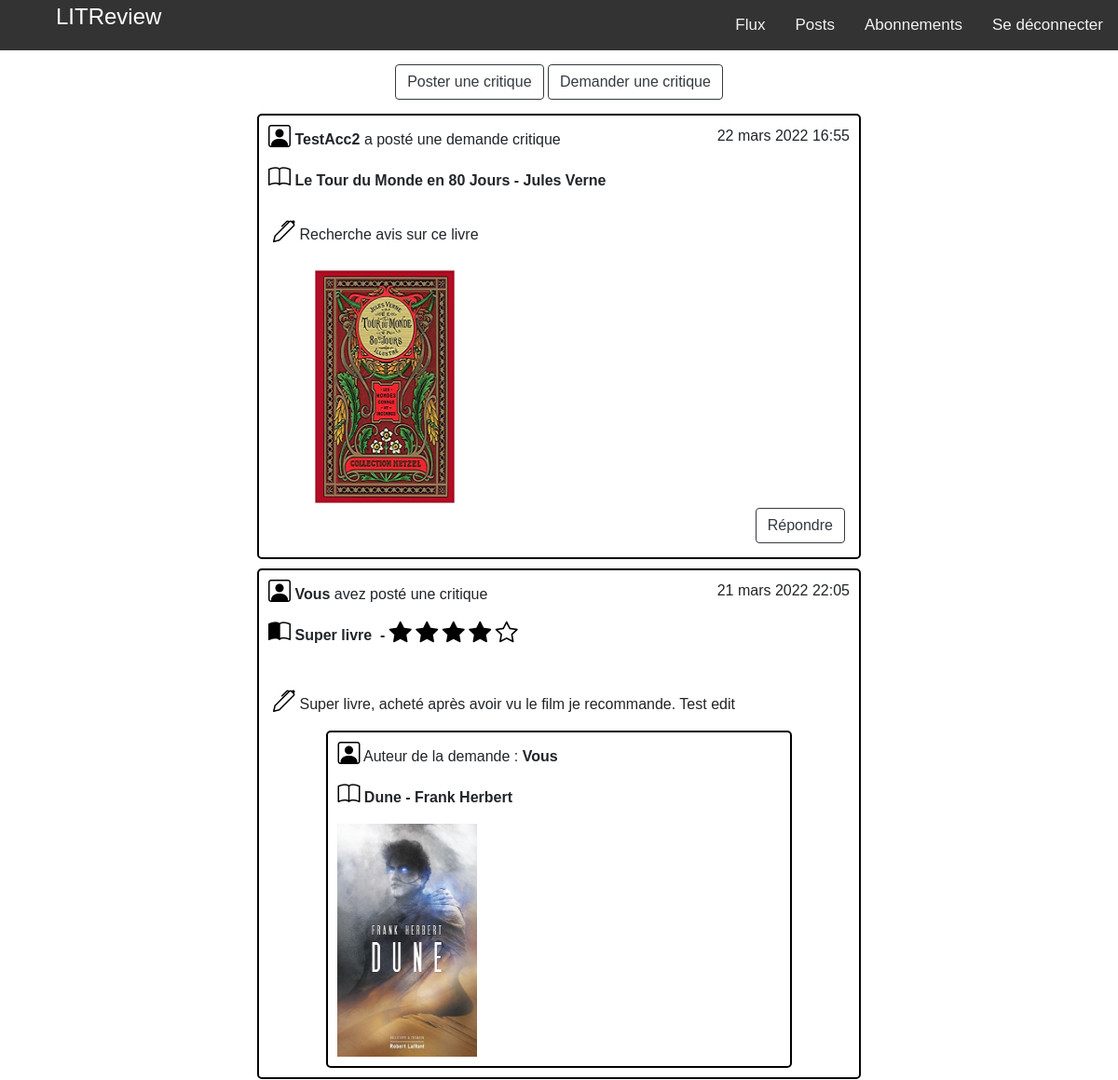
Page /home/ (signed in, upper part) on the earlier database version.
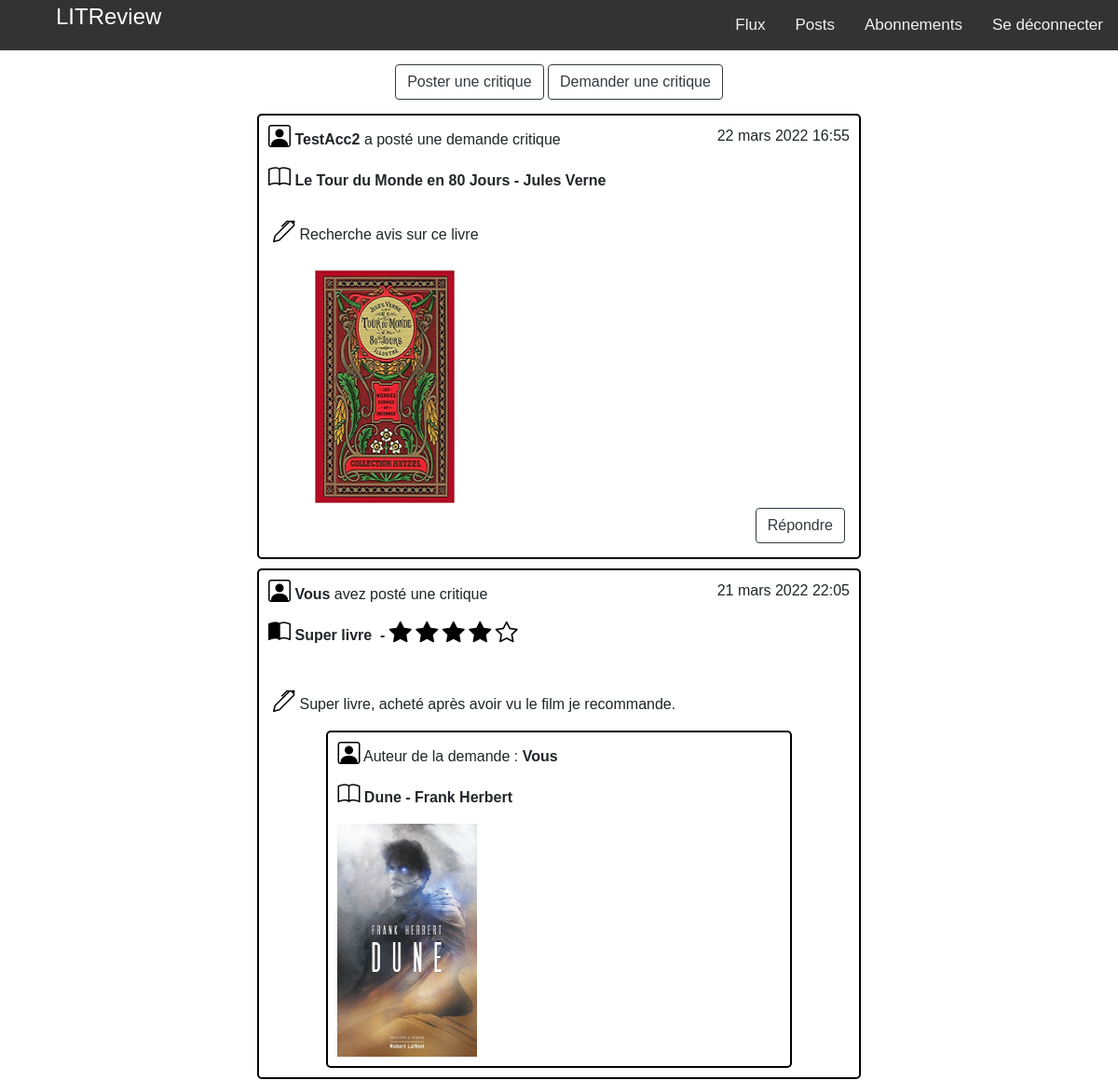
Same page on the later database version.
### reviews/models.py (models this page shows)
class Review(models.Model):
    ticket = models.OneToOneField(Ticket, on_delete=models.CASCADE)
    rating = models.PositiveSmallIntegerField("Note",
                                              validators=[
                                                  MinValueValidator(0),
                                                  MaxValueValidator(5)])
    headline = models.CharField("Titre de la critique", max_length=128)
    body = models.TextField("Critique", max_length=8192, blank=True)
    user = models.ForeignKey(to=settings.AUTH_USER_MODEL,
                             on_delete=models.CASCADE)
    time_created = models.DateTimeField(auto_now_add=True)

class Ticket(models.Model):
    title = models.CharField("Titre et auteur du livre", max_length=128)
    description = models.TextField("Votre demande", max_length=2048,
                                   blank=True)
    user = models.ForeignKey(settings.AUTH_USER_MODEL,
                             on_delete=models.CASCADE)
    image = models.ImageField("Image de couverture", null=True, blank=True)
    time_created = models.DateTimeField(auto_now_add=True)

### reviews/views.py (the view)
# urls.py: 2. Add a URL to urlpatterns:  path('', views.home, name='home')
@login_required
def home(request):
    user = request.user
    tickets = models.Ticket.objects.filter(
        Q(user__in=user.follow.all()) | Q(user=user))
    reviews = models.Review.objects.filter(
        Q(user__in=user.follow.all()) | Q(user=user))
    posts_list = sorted(chain(tickets, reviews),
                        key=lambda x: x.time_created, reverse=True)
    rating_list = [1, 2, 3, 4, 5]
    context = {
        'list': posts_list,
        'rating_list': rating_list,
    }
    return render(request, 'reviews/home.html', context=context)

### reviews/templates/reviews/home.html (shortened to what the changed rows need)
{% extends 'base.html' %}
{% block content %}
    {% for post in list %}
        {% if post.title %}
            {% if not post.review %}
                {% load static %}
            {% endif %}
        {% endif %}
        {% if post.headline %}
            <div class="review-display">
                <p class="post-time">{{ post.time_created }}</p>
                {% if request.user == post.user %}
                    <p class="post-author"><i class="bi-person-square" style="font-size: 1.5rem; color: black;"></i> <strong>Vous</strong> avez posté une critique</p>
                {% else %}
                    <p class="post-author"><i class="bi-person-square" style="font-size: 1.5rem; color: black;"></i> <strong>{{ post.user.username }}</strong> a posté une critique</p>
                {% endif %}
                <div class="headline">
                    <p class="post-title"><i class="bi-book-half" style="font-size: 1.5rem; color: black;"></i> <strong> {{ post.headline }} &nbsp;-&nbsp; </strong> </p>
                    <div class="rating">
                    {% for i in rating_list %}
                        {% if i <= post.rating %}
                            <i class="bi-star-fill" style="font-size: 1.5rem; color: black;"></i>
                        {% else %}
                            <i class="bi-star" style="font-size: 1.5rem; color: black;"></i>
                        {% endif %}
                    {% endfor %}
                    </div>
                </div>
                {% if post.body %}
                    <p class="post-body"><i class="bi-pen" style="font-size: 1.5rem; color: black;"></i> {{ post.body }}</p>
                {% endif %}
                <div class="related-ticket">
                    {% if request.user == post.user %}
                        <p class="post-author"><i class="bi-person-square" style="font-size: 1.5rem; color: black;"></i> Auteur de la demande : <strong>Vous</strong></p>
                    {% else %}
                        <p class="post-author"><i class="bi-person-square" style="font-size: 1.5rem; color: black;"></i> Auteur de la demande : <strong>{{ post.ticket.user.username }}</strong></p>
                    {% endif %}
                    <p class="post-title"><i class="bi-book" style="font-size: 1.5rem; color: black;"></i> <strong>{{ post.ticket.title }}</strong></p>
                    {% if post.ticket.image.url != NULL %}
                        <img src="{{ post.ticket.image.url }}" alt="{{ post.ticket.title}}" title="{{ post.ticket.title}}" width="150" height="250">
                    {% endif %}
                </div>
            </div>
        {% endif %}
    {% endfor %}
{% endblock content %}

Differences in the rows shown:
changed Review "Super livre": body "Super livre, acheté après avoir vu le film je recommande. Test edit" → "Super livre, acheté après avoir vu le film je recommande."
